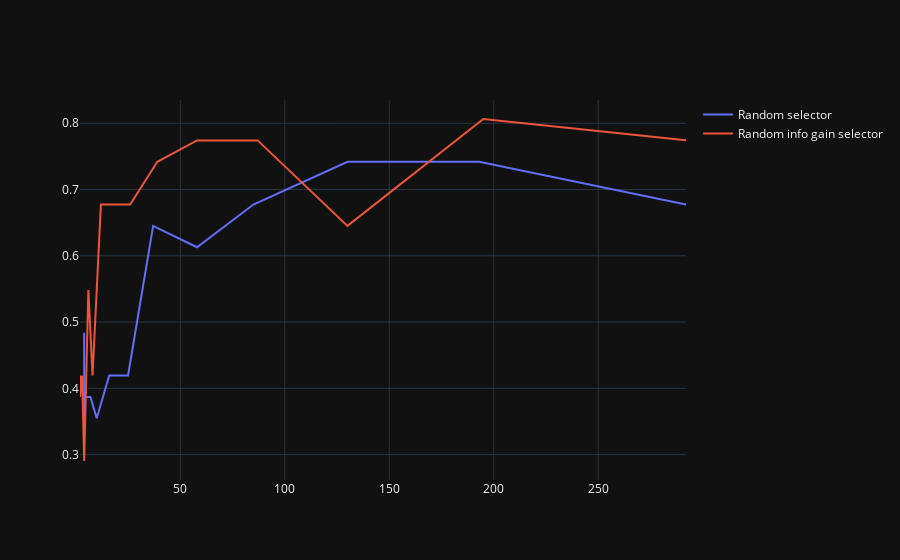

This figure's notebook cell:
### Code cell
import plotly.express as px
import plotly.graph_objects as go

fig = go.Figure()
fig.add_trace(go.Scatter(x=n_mov_r, y=acc_r, mode='lines', name='Random selector'))
fig.add_trace(go.Scatter(x=n_mov_rig, y=acc_rig, mode='lines', name='Random info gain selector'))

fig.show()

### Figure 1 — Plotly figure (JSON) as saved in the notebook; plotly's stock layout.template omitted (floating-point values rounded to 4 significant figures)
{"data": [{"mode": "lines", "name": "Random selector", "x": [4, 4, 4, 4, 4, 7, 10, 16, 25, 37, 58, 85, 130, 193, 292], "y": [0.3548, 0.3548, 0.4194, 0.4839, 0.3871, 0.3871, 0.3548, 0.4194, 0.4194, 0.6452, 0.6129, 0.6774, 0.7419, 0.7419, 0.6774], "type": "scatter"}, {"mode": "lines", "name": "Random info gain selector", "x": [2, 2, 3, 4, 6, 8, 12, 18, 26, 39, 58, 87, 130, 195, 292], "y": [0.4194, 0.3871, 0.4194, 0.2903, 0.5484, 0.4194, 0.6774, 0.6774, 0.6774, 0.7419, 0.7742, 0.7742, 0.6452, 0.8065, 0.7742], "type": "scatter"}], "layout": {}}
